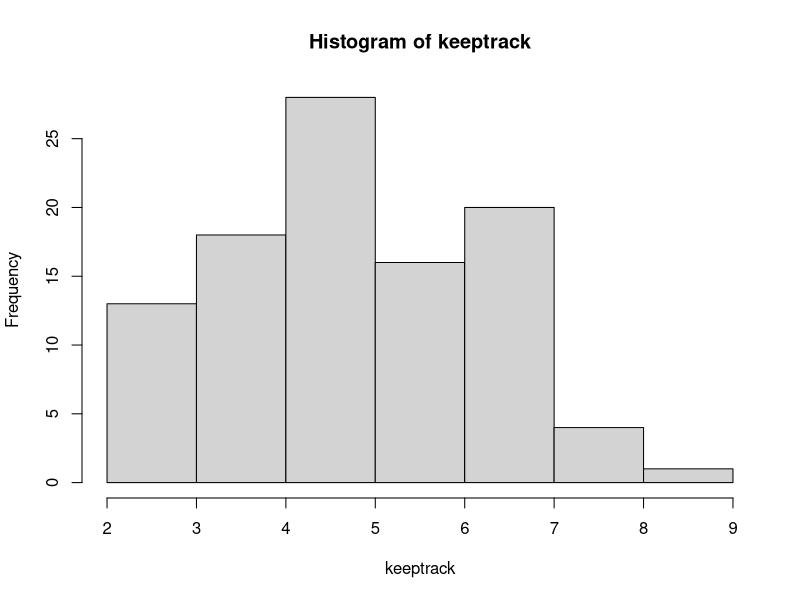
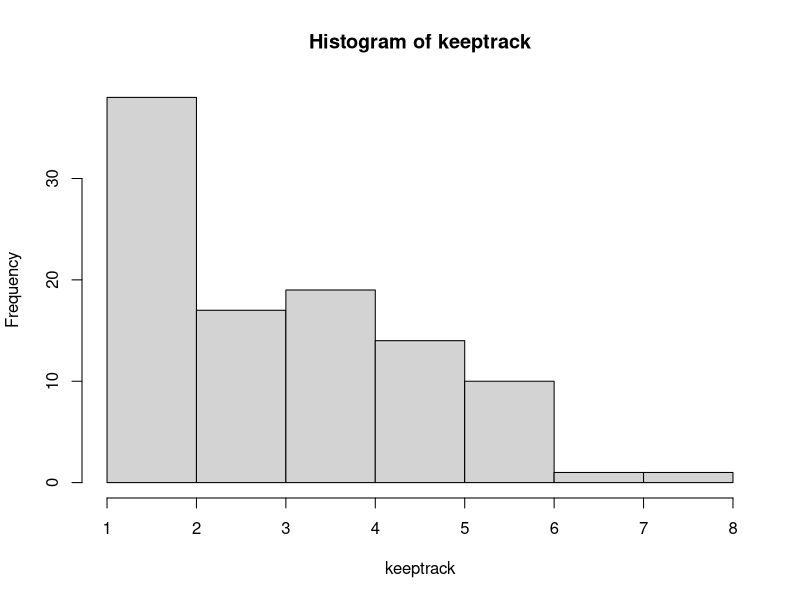
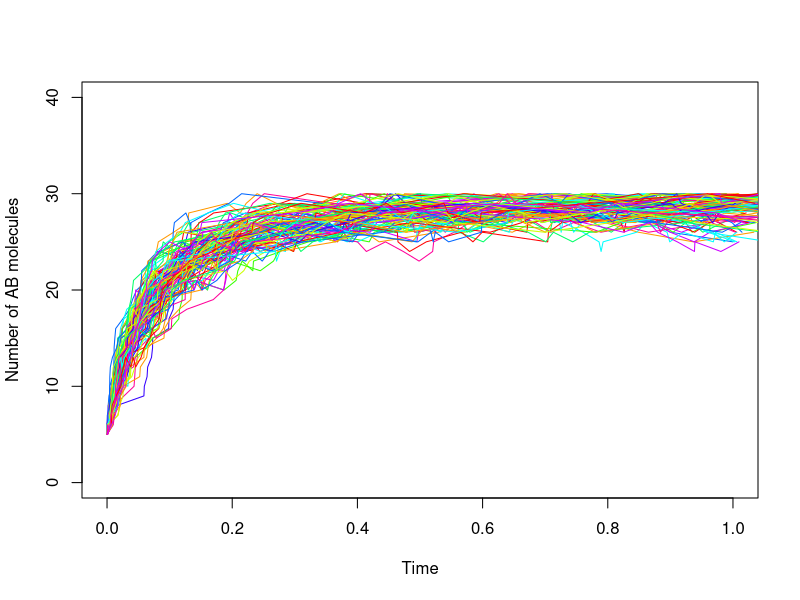
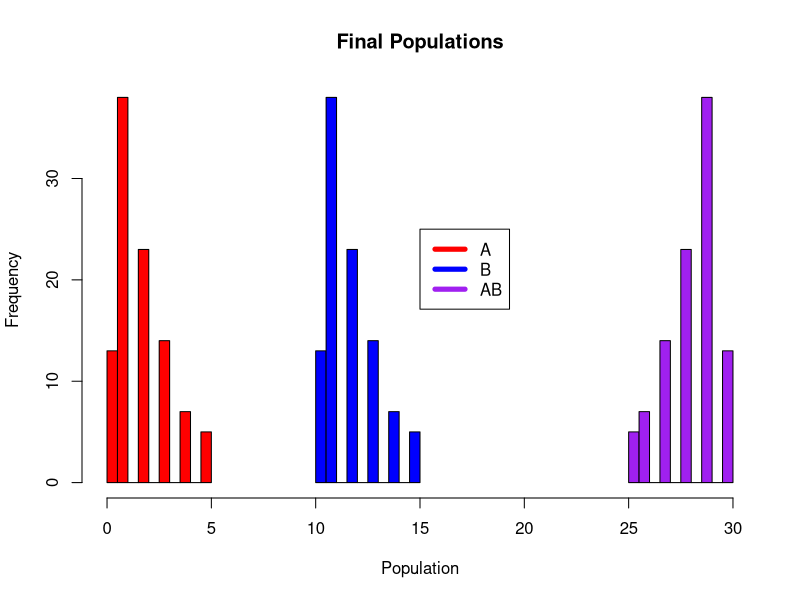

These figures' R source, in order:
#####SimulationLab
######start########
a=4 ##when a is 5, prints the second if
if( a<5 ){
  print("a is less than 5")
}
if( a<6 && a>5 ){
  print("a is a number between 5 and 6.")
}

##########Exercise1###########

if( a<6 && a>5 ){
  print("a is a number between 5 and 6.")
} else {
  print("a is not between 5 and 6.")
}
x=3.5
if( x<1 ){
  print("y=1")
} else if (x<2){
  print("y=2")
} else if (x<4){
  print("y=3")
} else{
  print("y=4")
}
## x=3.5,y=3 ; x=5,y=4

########WhileLoops#########
a=2
while( a<100000 ){
  a=a^(2)
}
exercise2 <- sqrt(a) ## 65536

##########ForLoops############
a=2
for( i in 1:4 ){
  a=a^2
}
a=2
for( i in 1:4 ){
  a=a + i
}

exercise3 <- for( i in 1:8){
  i = i^2
  print(i)
}

##############GeneratingRandomNumbers###############
x=runif(1)
x=runif(10)
x=runif(1,3,7)

##Exercise4
r = runif(1)
if (  r    < 1/6                ) {
  print("y = 1")
}    else if (1/6<r && r<(2/6)                ) {
  print("y = 2")
}    else if ( 2/6<r && r  < 3/6                 ) {
  print("y = 3")
}    else if (  3/6 < r && r  < 4/6                  ) {
  print("y = 4")
}    else if ( 4/6 < r && r < 5/6                   ) {
  print("y = 5")
}    else  {
  print("y = 6")
}   

##Exercise5
N=100 #number of trials

m = 10 # number of flips per trial
keeptrack = matrix(0,1,N)

for (i in 1:N){
  counter = 0 # initialize counter
  for (j in 1:m){
    x=runif(1)
    if (x <= 0.5){counter = counter+1} #increment counter if heads (x<= 0.5)
  }
  keeptrack[i] = counter #store current trial info
}
mean(keeptrack) #find mean number of heads over all trials
hist(keeptrack) #plot a histogram of the results

##Modiefied
N=100 #number of trials

m = 10 # number of flips per trial
keeptrack = matrix(0,1,N)

for (i in 1:N){
  counter = 0 # initialize counter
  for (j in 1:m){
    x=runif(1)
    if (x <= 0.35){counter = counter+1} #increment counter if heads (x<= 0.5)
  }
  keeptrack[i] = counter #store current trial info
}
mean(keeptrack) #find mean number of heads over all trials
hist(keeptrack) #plot a histogram of the results

#########################GillespieCode###################

# Gillespie Algorithm Example 

# This is a code outline for Exercise 6 from the Simulation Lab.
# Fill in the missing pieces of the code to simulate 
# the chemical reactions.

## Fix model parameters ##
# Reaction rates
rf=0.4
rb=0.25

# Initial populations 
N_A0 = 25
N_B0 = 35
N_AB0 = 5

# Time to stop a simulation
maxt = 1
# Number of simulations
nsims = 100


## Start Simulations ##
# Store the populations at the end of each simulation
popEnd = matrix(0,nsims,3)

# Initialize a plot to show AB molecules over time
plot(NULL, xlim=c(0,maxt), ylim=c(0,40), ylab="Number of AB molecules", xlab="Time")
par(ask=TRUE)

# Run through nsims simulations (FINISH FOR LOOP CONDITION)
for (i in 1:nsims ){
  t=0  #time variable
  #Initialize population counters (FILL IN BELOW)
  A=N_A0
    B=N_B0 
    AB= N_AB0
    #Track populations over time for a single simulation
    popMat = c(t,A,B,AB)
  
  # Run through a single simulation (lasts until maxt)
  # FILL IN WHILE LOOP CONDITION
  while(t < maxt ){
    # FILL IN ALL INFORMATION BELOW
    # Calculate sum of current rates 
    rateSum = rf*A*B+rb*AB
      # two uniformly distributed random numbers
      u = runif(2)
      # increase time by exponentially distributed RV tau
      tau = -log(u[1])/rateSum
    t = t + tau
      # determine which event occurs
      if (u[2] < (rf*A*B)/rateSum ){ #forward reaction occurs
        A = A-1
          B = B-1
          AB = AB+1
      }else{ #backward reaction occurs
        A = A+1
          B = B+1
          AB = AB-1
      }
    # add new row to matrix with this population change:
    popMat = rbind(popMat, c(t,A,B,AB))
  }
  # record ending populations
  popEnd[i,] = popMat[nrow(popMat),2:4]
  # plot the number of AB molecules over time
  lines(popMat[,1],popMat[,4],col=sample(rainbow(10)))
}

par(ask=FALSE) #Stop adding to the current plot

## Plot histograms ##
# Run the following after you have saved the plot above
# Plot a histogram of the A,B, AB populations at the end of the simulations
hist(popEnd[,1],main = "Final Populations",col="red",xlim=c(0,30),xlab="Population")
hist(popEnd[,2],add=TRUE,col="blue")
hist(popEnd[,3],add=TRUE, col="purple")
# INCLUDE A LINE TO ADD A HISTOGRAM FOR THE AB POPULATION IN PURPLE
legend( x= 15, y=25,c("A","B","AB"),col=c("red", "blue","purple"),lwd=5)

